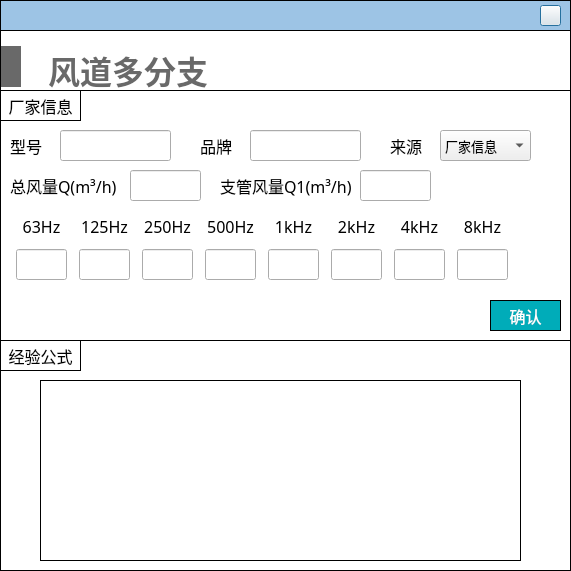
<?xml version="1.0" encoding="UTF-8"?>
<ui version="4.0">
 <class>Dialog_duct_with_multi_ranc</class>
 <widget class="QDialog" name="Dialog_duct_with_multi_ranc">
  <property name="geometry">
   <rect>
    <x>0</x>
    <y>0</y>
    <width>571</width>
    <height>571</height>
   </rect>
  </property>
  <property name="windowTitle">
   <string>Dialog</string>
  </property>
  <property name="styleSheet">
   <string notr="true">#Dialog_duct_with_multi_ranc
{
background-color:white;
}

QLineEdit 
{
font-family: 'Microsoft YaHei';
font-size: 13px;
}

QComboBox
{
font-family: 'Microsoft YaHei';
font-size: 13px;
}</string>
  </property>
  <widget class="QWidget" name="widget_top" native="true">
   <property name="geometry">
    <rect>
     <x>0</x>
     <y>0</y>
     <width>571</width>
     <height>31</height>
    </rect>
   </property>
   <property name="styleSheet">
    <string notr="true">#widget_top
{
border: 1px solid #000000;
background-color: rgb(157, 196, 229);
	background-color: rgb(157, 196, 229);
}</string>
   </property>
   <widget class="QPushButton" name="close">
    <property name="geometry">
     <rect>
      <x>540</x>
      <y>5</y>
      <width>21</width>
      <height>21</height>
     </rect>
    </property>
    <property name="styleSheet">
     <string notr="true">border-image: url(:/images/image/closeWindow.jpg);</string>
    </property>
    <property name="text">
     <string/>
    </property>
   </widget>
  </widget>
  <widget class="QWidget" name="widget_terminal" native="true">
   <property name="geometry">
    <rect>
     <x>0</x>
     <y>30</y>
     <width>571</width>
     <height>311</height>
    </rect>
   </property>
   <property name="styleSheet">
    <string notr="true">#widget_terminal
{
border: 1px solid #000000;
}</string>
   </property>
   <widget class="QWidget" name="layoutWidget_13">
    <property name="geometry">
     <rect>
      <x>1</x>
      <y>10</y>
      <width>228</width>
      <height>54</height>
     </rect>
    </property>
    <layout class="QHBoxLayout" name="horizontalLayout_26">
     <item>
      <widget class="QLabel" name="label_32">
       <property name="minimumSize">
        <size>
         <width>20</width>
         <height>41</height>
        </size>
       </property>
       <property name="maximumSize">
        <size>
         <width>20</width>
         <height>41</height>
        </size>
       </property>
       <property name="styleSheet">
        <string notr="true">QLabel { 
border: none; 
background-color : rgb(105, 105, 105);
}</string>
       </property>
       <property name="text">
        <string/>
       </property>
      </widget>
     </item>
     <item>
      <widget class="QLabel" name="label_33">
       <property name="font">
        <font>
         <family>Microsoft YaHei</family>
         <pointsize>24</pointsize>
         <weight>75</weight>
         <bold>true</bold>
        </font>
       </property>
       <property name="styleSheet">
        <string notr="true">QLabel { 
border: none; 
color : rgb(105, 105, 105);
}</string>
       </property>
       <property name="text">
        <string>风道多分支</string>
       </property>
       <property name="alignment">
        <set>Qt::AlignBottom|Qt::AlignHCenter</set>
       </property>
      </widget>
     </item>
    </layout>
   </widget>
   <widget class="QWidget" name="widget_2" native="true">
    <property name="geometry">
     <rect>
      <x>0</x>
      <y>60</y>
      <width>571</width>
      <height>251</height>
     </rect>
    </property>
    <property name="styleSheet">
     <string notr="true">#widget_2
{
border: 1px solid #000000;
}

QLabel
{
font-family: '黑体';
font-size: 16px;
}

QLineEdit
{
font-family: '黑体';
}</string>
    </property>
    <widget class="QLineEdit" name="lineEdit_brand">
     <property name="geometry">
      <rect>
       <x>250</x>
       <y>40</y>
       <width>111</width>
       <height>31</height>
      </rect>
     </property>
     <property name="font">
      <font>
       <family>黑体</family>
       <pointsize>-1</pointsize>
      </font>
     </property>
    </widget>
    <widget class="QLineEdit" name="lineEdit_q1">
     <property name="geometry">
      <rect>
       <x>360</x>
       <y>80</y>
       <width>71</width>
       <height>31</height>
      </rect>
     </property>
     <property name="font">
      <font>
       <family>黑体</family>
       <pointsize>-1</pointsize>
      </font>
     </property>
    </widget>
    <widget class="QLabel" name="label_16">
     <property name="geometry">
      <rect>
       <x>200</x>
       <y>40</y>
       <width>41</width>
       <height>31</height>
      </rect>
     </property>
     <property name="font">
      <font>
       <family>黑体</family>
       <pointsize>-1</pointsize>
      </font>
     </property>
     <property name="text">
      <string>品牌</string>
     </property>
    </widget>
    <widget class="QLabel" name="label_17">
     <property name="geometry">
      <rect>
       <x>220</x>
       <y>80</y>
       <width>131</width>
       <height>31</height>
      </rect>
     </property>
     <property name="font">
      <font>
       <family>黑体</family>
       <pointsize>-1</pointsize>
      </font>
     </property>
     <property name="text">
      <string>支管风量Q1(m³/h)</string>
     </property>
    </widget>
    <widget class="QLabel" name="label_19">
     <property name="geometry">
      <rect>
       <x>10</x>
       <y>80</y>
       <width>111</width>
       <height>31</height>
      </rect>
     </property>
     <property name="font">
      <font>
       <family>黑体</family>
       <pointsize>-1</pointsize>
      </font>
     </property>
     <property name="text">
      <string>总风量Q(m³/h)</string>
     </property>
    </widget>
    <widget class="QLineEdit" name="lineEdit_q">
     <property name="geometry">
      <rect>
       <x>130</x>
       <y>80</y>
       <width>71</width>
       <height>31</height>
      </rect>
     </property>
     <property name="font">
      <font>
       <family>黑体</family>
       <pointsize>-1</pointsize>
      </font>
     </property>
    </widget>
    <widget class="QLabel" name="label_20">
     <property name="geometry">
      <rect>
       <x>0</x>
       <y>0</y>
       <width>81</width>
       <height>31</height>
      </rect>
     </property>
     <property name="font">
      <font>
       <family>黑体</family>
       <pointsize>-1</pointsize>
      </font>
     </property>
     <property name="styleSheet">
      <string notr="true">border: 1px solid #000000;</string>
     </property>
     <property name="text">
      <string>厂家信息</string>
     </property>
     <property name="alignment">
      <set>Qt::AlignCenter</set>
     </property>
    </widget>
    <widget class="QPushButton" name="pushButton_confirm">
     <property name="geometry">
      <rect>
       <x>490</x>
       <y>210</y>
       <width>71</width>
       <height>31</height>
      </rect>
     </property>
     <property name="font">
      <font>
       <family>黑体</family>
       <pointsize>12</pointsize>
      </font>
     </property>
     <property name="styleSheet">
      <string notr="true">QPushButton
{
	color:#ffffff; /*文字颜色*/
    background-color: #00ACB9;/*背景色*/
    border-radius:0px; /*边框倒角*/
	border: 1px solid #000000;
}


QPushButton:hover 
{
background-color: rgb(0,142,153);
color: white;
}</string>
     </property>
     <property name="text">
      <string>确认</string>
     </property>
    </widget>
    <widget class="QLineEdit" name="lineEdit_model">
     <property name="geometry">
      <rect>
       <x>60</x>
       <y>40</y>
       <width>111</width>
       <height>31</height>
      </rect>
     </property>
     <property name="font">
      <font>
       <family>黑体</family>
       <pointsize>-1</pointsize>
      </font>
     </property>
    </widget>
    <widget class="QLabel" name="label_29">
     <property name="geometry">
      <rect>
       <x>10</x>
       <y>40</y>
       <width>41</width>
       <height>31</height>
      </rect>
     </property>
     <property name="font">
      <font>
       <family>黑体</family>
       <pointsize>-1</pointsize>
      </font>
     </property>
     <property name="text">
      <string>型号</string>
     </property>
    </widget>
    <widget class="QComboBox" name="comboBox_data_source">
     <property name="geometry">
      <rect>
       <x>440</x>
       <y>40</y>
       <width>91</width>
       <height>31</height>
      </rect>
     </property>
     <property name="font">
      <font>
       <family>Microsoft YaHei</family>
       <pointsize>-1</pointsize>
      </font>
     </property>
     <item>
      <property name="text">
       <string>厂家信息</string>
      </property>
     </item>
     <item>
      <property name="text">
       <string>设计预估</string>
      </property>
     </item>
    </widget>
    <widget class="QLabel" name="label_34">
     <property name="geometry">
      <rect>
       <x>390</x>
       <y>40</y>
       <width>71</width>
       <height>31</height>
      </rect>
     </property>
     <property name="font">
      <font>
       <family>黑体</family>
       <pointsize>-1</pointsize>
      </font>
     </property>
     <property name="text">
      <string>来源</string>
     </property>
    </widget>
    <widget class="QWidget" name="layoutWidget">
     <property name="geometry">
      <rect>
       <x>10</x>
       <y>120</y>
       <width>511</width>
       <height>72</height>
      </rect>
     </property>
     <layout class="QHBoxLayout" name="horizontalLayout">
      <item>
       <layout class="QVBoxLayout" name="verticalLayout">
        <item>
         <widget class="QLabel" name="label_7">
          <property name="minimumSize">
           <size>
            <width>51</width>
            <height>31</height>
           </size>
          </property>
          <property name="maximumSize">
           <size>
            <width>51</width>
            <height>31</height>
           </size>
          </property>
          <property name="font">
           <font>
            <family>黑体</family>
            <pointsize>-1</pointsize>
           </font>
          </property>
          <property name="text">
           <string>63Hz</string>
          </property>
          <property name="alignment">
           <set>Qt::AlignCenter</set>
          </property>
         </widget>
        </item>
        <item>
         <widget class="QLineEdit" name="lineEdit_63">
          <property name="minimumSize">
           <size>
            <width>51</width>
            <height>31</height>
           </size>
          </property>
          <property name="maximumSize">
           <size>
            <width>51</width>
            <height>31</height>
           </size>
          </property>
          <property name="alignment">
           <set>Qt::AlignCenter</set>
          </property>
         </widget>
        </item>
       </layout>
      </item>
      <item>
       <layout class="QVBoxLayout" name="verticalLayout_2">
        <item>
         <widget class="QLabel" name="label_8">
          <property name="minimumSize">
           <size>
            <width>51</width>
            <height>31</height>
           </size>
          </property>
          <property name="maximumSize">
           <size>
            <width>51</width>
            <height>31</height>
           </size>
          </property>
          <property name="font">
           <font>
            <family>黑体</family>
            <pointsize>-1</pointsize>
           </font>
          </property>
          <property name="text">
           <string>125Hz</string>
          </property>
          <property name="alignment">
           <set>Qt::AlignCenter</set>
          </property>
         </widget>
        </item>
        <item>
         <widget class="QLineEdit" name="lineEdit_125">
          <property name="minimumSize">
           <size>
            <width>51</width>
            <height>31</height>
           </size>
          </property>
          <property name="maximumSize">
           <size>
            <width>51</width>
            <height>31</height>
           </size>
          </property>
          <property name="alignment">
           <set>Qt::AlignCenter</set>
          </property>
          <property name="readOnly">
           <bool>false</bool>
          </property>
         </widget>
        </item>
       </layout>
      </item>
      <item>
       <layout class="QVBoxLayout" name="verticalLayout_3">
        <item>
         <widget class="QLabel" name="label_9">
          <property name="minimumSize">
           <size>
            <width>51</width>
            <height>31</height>
           </size>
          </property>
          <property name="maximumSize">
           <size>
            <width>51</width>
            <height>31</height>
           </size>
          </property>
          <property name="font">
           <font>
            <family>黑体</family>
            <pointsize>-1</pointsize>
           </font>
          </property>
          <property name="text">
           <string>250Hz</string>
          </property>
          <property name="alignment">
           <set>Qt::AlignCenter</set>
          </property>
         </widget>
        </item>
        <item>
         <widget class="QLineEdit" name="lineEdit_250">
          <property name="minimumSize">
           <size>
            <width>51</width>
            <height>31</height>
           </size>
          </property>
          <property name="maximumSize">
           <size>
            <width>51</width>
            <height>31</height>
           </size>
          </property>
          <property name="alignment">
           <set>Qt::AlignCenter</set>
          </property>
          <property name="readOnly">
           <bool>false</bool>
          </property>
         </widget>
        </item>
       </layout>
      </item>
      <item>
       <layout class="QVBoxLayout" name="verticalLayout_4">
        <item>
         <widget class="QLabel" name="label_10">
          <property name="minimumSize">
           <size>
            <width>51</width>
            <height>31</height>
           </size>
          </property>
          <property name="maximumSize">
           <size>
            <width>51</width>
            <height>31</height>
           </size>
          </property>
          <property name="font">
           <font>
            <family>黑体</family>
            <pointsize>-1</pointsize>
           </font>
          </property>
          <property name="text">
           <string>500Hz</string>
          </property>
          <property name="alignment">
           <set>Qt::AlignCenter</set>
          </property>
         </widget>
        </item>
        <item>
         <widget class="QLineEdit" name="lineEdit_500">
          <property name="minimumSize">
           <size>
            <width>51</width>
            <height>31</height>
           </size>
          </property>
          <property name="maximumSize">
           <size>
            <width>51</width>
            <height>31</height>
           </size>
          </property>
          <property name="alignment">
           <set>Qt::AlignCenter</set>
          </property>
          <property name="readOnly">
           <bool>false</bool>
          </property>
         </widget>
        </item>
       </layout>
      </item>
      <item>
       <layout class="QVBoxLayout" name="verticalLayout_5">
        <item>
         <widget class="QLabel" name="label_11">
          <property name="minimumSize">
           <size>
            <width>51</width>
            <height>31</height>
           </size>
          </property>
          <property name="maximumSize">
           <size>
            <width>51</width>
            <height>31</height>
           </size>
          </property>
          <property name="font">
           <font>
            <family>黑体</family>
            <pointsize>-1</pointsize>
           </font>
          </property>
          <property name="text">
           <string>1kHz</string>
          </property>
          <property name="alignment">
           <set>Qt::AlignCenter</set>
          </property>
         </widget>
        </item>
        <item>
         <widget class="QLineEdit" name="lineEdit_1k">
          <property name="minimumSize">
           <size>
            <width>51</width>
            <height>31</height>
           </size>
          </property>
          <property name="maximumSize">
           <size>
            <width>51</width>
            <height>31</height>
           </size>
          </property>
          <property name="alignment">
           <set>Qt::AlignCenter</set>
          </property>
          <property name="readOnly">
           <bool>false</bool>
          </property>
         </widget>
        </item>
       </layout>
      </item>
      <item>
       <layout class="QVBoxLayout" name="verticalLayout_6">
        <property name="spacing">
         <number>6</number>
        </property>
        <item>
         <widget class="QLabel" name="label_12">
          <property name="minimumSize">
           <size>
            <width>51</width>
            <height>31</height>
           </size>
          </property>
          <property name="maximumSize">
           <size>
            <width>51</width>
            <height>31</height>
           </size>
          </property>
          <property name="font">
           <font>
            <family>黑体</family>
            <pointsize>-1</pointsize>
           </font>
          </property>
          <property name="text">
           <string>2kHz</string>
          </property>
          <property name="alignment">
           <set>Qt::AlignCenter</set>
          </property>
         </widget>
        </item>
        <item>
         <widget class="QLineEdit" name="lineEdit_2k">
          <property name="minimumSize">
           <size>
            <width>51</width>
            <height>31</height>
           </size>
          </property>
          <property name="maximumSize">
           <size>
            <width>51</width>
            <height>31</height>
           </size>
          </property>
          <property name="alignment">
           <set>Qt::AlignCenter</set>
          </property>
          <property name="readOnly">
           <bool>false</bool>
          </property>
         </widget>
        </item>
       </layout>
      </item>
      <item>
       <layout class="QVBoxLayout" name="verticalLayout_7">
        <item>
         <widget class="QLabel" name="label_">
          <property name="minimumSize">
           <size>
            <width>51</width>
            <height>31</height>
           </size>
          </property>
          <property name="maximumSize">
           <size>
            <width>51</width>
            <height>31</height>
           </size>
          </property>
          <property name="font">
           <font>
            <family>黑体</family>
            <pointsize>-1</pointsize>
           </font>
          </property>
          <property name="text">
           <string>4kHz</string>
          </property>
          <property name="alignment">
           <set>Qt::AlignCenter</set>
          </property>
         </widget>
        </item>
        <item>
         <widget class="QLineEdit" name="lineEdit_4k">
          <property name="minimumSize">
           <size>
            <width>51</width>
            <height>31</height>
           </size>
          </property>
          <property name="maximumSize">
           <size>
            <width>51</width>
            <height>31</height>
           </size>
          </property>
          <property name="alignment">
           <set>Qt::AlignCenter</set>
          </property>
          <property name="readOnly">
           <bool>false</bool>
          </property>
         </widget>
        </item>
       </layout>
      </item>
      <item>
       <layout class="QVBoxLayout" name="verticalLayout_8">
        <item>
         <widget class="QLabel" name="label_14">
          <property name="minimumSize">
           <size>
            <width>51</width>
            <height>31</height>
           </size>
          </property>
          <property name="maximumSize">
           <size>
            <width>51</width>
            <height>31</height>
           </size>
          </property>
          <property name="font">
           <font>
            <family>黑体</family>
            <pointsize>-1</pointsize>
           </font>
          </property>
          <property name="text">
           <string>8kHz</string>
          </property>
          <property name="alignment">
           <set>Qt::AlignCenter</set>
          </property>
         </widget>
        </item>
        <item>
         <widget class="QLineEdit" name="lineEdit_8k">
          <property name="minimumSize">
           <size>
            <width>51</width>
            <height>31</height>
           </size>
          </property>
          <property name="maximumSize">
           <size>
            <width>51</width>
            <height>31</height>
           </size>
          </property>
          <property name="alignment">
           <set>Qt::AlignCenter</set>
          </property>
          <property name="readOnly">
           <bool>false</bool>
          </property>
         </widget>
        </item>
       </layout>
      </item>
     </layout>
    </widget>
   </widget>
  </widget>
  <widget class="QWidget" name="widget" native="true">
   <property name="geometry">
    <rect>
     <x>0</x>
     <y>340</y>
     <width>571</width>
     <height>231</height>
    </rect>
   </property>
   <property name="styleSheet">
    <string notr="true">border: 1px solid #000000;</string>
   </property>
   <widget class="QLabel" name="label_18">
    <property name="geometry">
     <rect>
      <x>0</x>
      <y>0</y>
      <width>81</width>
      <height>31</height>
     </rect>
    </property>
    <property name="font">
     <font>
      <family>黑体</family>
      <pointsize>12</pointsize>
     </font>
    </property>
    <property name="text">
     <string>经验公式</string>
    </property>
    <property name="alignment">
     <set>Qt::AlignCenter</set>
    </property>
   </widget>
   <widget class="QLabel" name="label">
    <property name="geometry">
     <rect>
      <x>40</x>
      <y>40</y>
      <width>481</width>
      <height>181</height>
     </rect>
    </property>
    <property name="styleSheet">
     <string notr="true">border-image: url(:/images/image/static_box_descri.png);</string>
    </property>
    <property name="text">
     <string/>
    </property>
   </widget>
  </widget>
 </widget>
 <tabstops>
  <tabstop>lineEdit_model</tabstop>
  <tabstop>lineEdit_brand</tabstop>
  <tabstop>lineEdit_q</tabstop>
  <tabstop>lineEdit_q1</tabstop>
  <tabstop>lineEdit_63</tabstop>
  <tabstop>lineEdit_125</tabstop>
  <tabstop>lineEdit_250</tabstop>
  <tabstop>lineEdit_500</tabstop>
  <tabstop>lineEdit_1k</tabstop>
  <tabstop>lineEdit_2k</tabstop>
  <tabstop>lineEdit_4k</tabstop>
  <tabstop>lineEdit_8k</tabstop>
  <tabstop>pushButton_confirm</tabstop>
  <tabstop>comboBox_data_source</tabstop>
  <tabstop>close</tabstop>
 </tabstops>
 <resources/>
 <connections/>
</ui>
